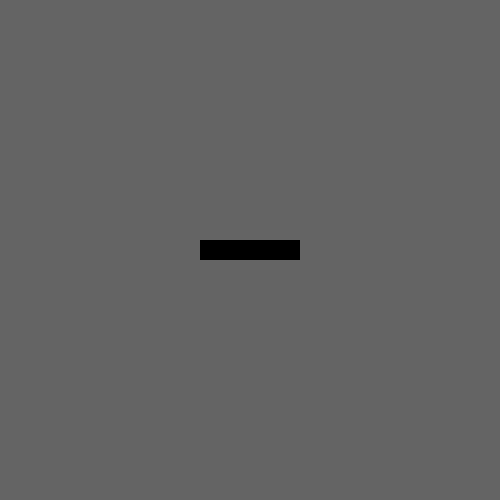
Frame 1 (no input)
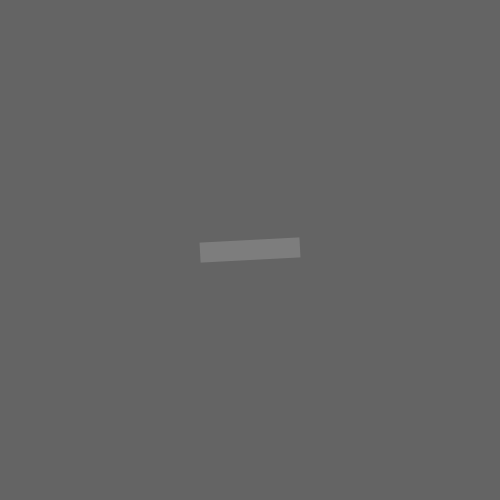
Frame 60 (the mouse pressed at the canvas centre just before this capture)
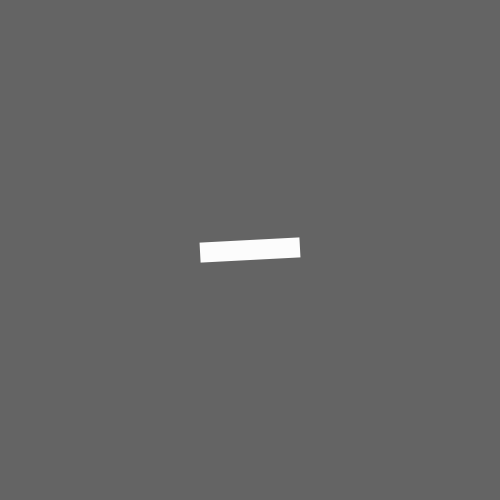
Frame 120 (the mouse held since frame 60 and released just before this capture)

The Processing sketch that drew these frames (run headless with seeded random() and noise(); from frame 60 on, the mouse is pressed at the canvas centre):

// Processing sketch: sketch_10
// ── sketch_10.pde
// recreate this sketch by encapsulating the rotating rectangle in a class.
// the draw() loop should only contain the display() and update() methods of the object.

float x;
float y;
float angle = 0;

void setup() {
  size(500, 500);
  x = width/2;
  y = height/2;
}

void draw() {
  background(100);
  translate(x, y);
  rectMode(CENTER);
  noStroke();
  fill(map(angle, 0, 360, 0, 255));
  rotate(radians(angle));
  angle = (angle + 3) % 360;
  rect(0, 0, 100, 20);
}
